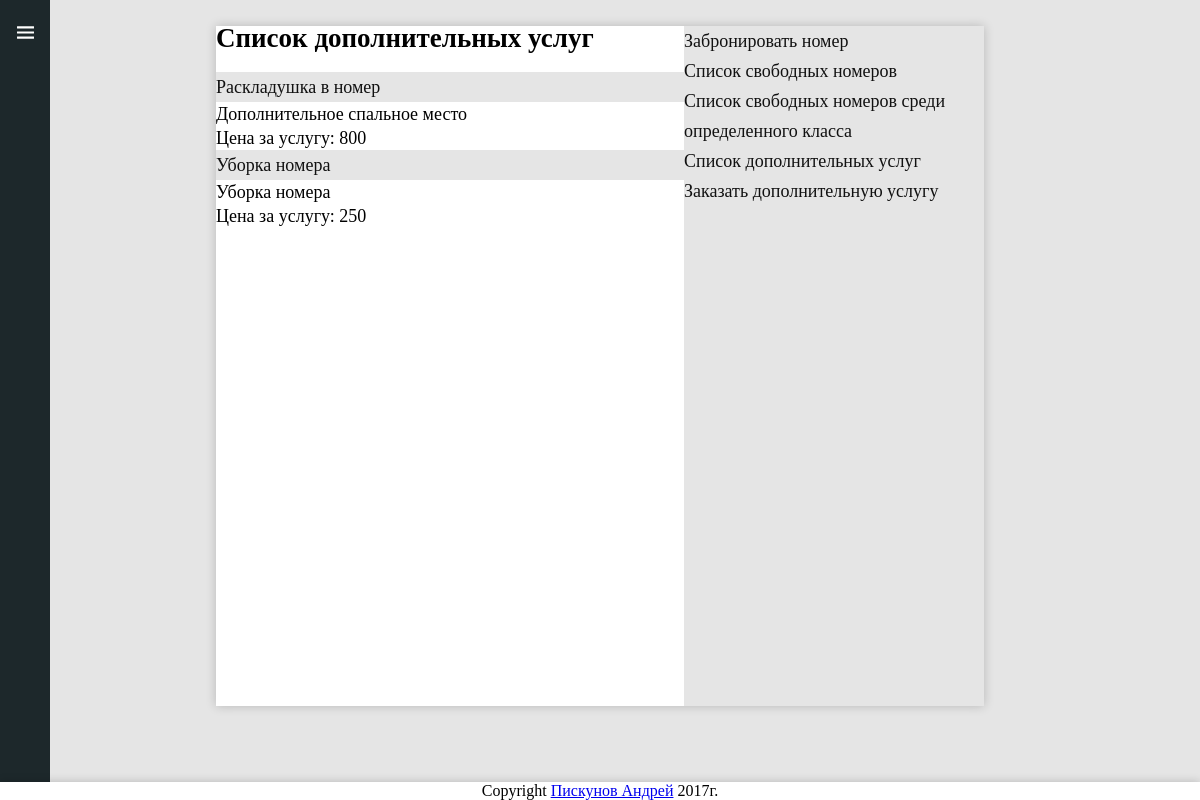
The page /booking/service/list/ on the database as committed earlier.
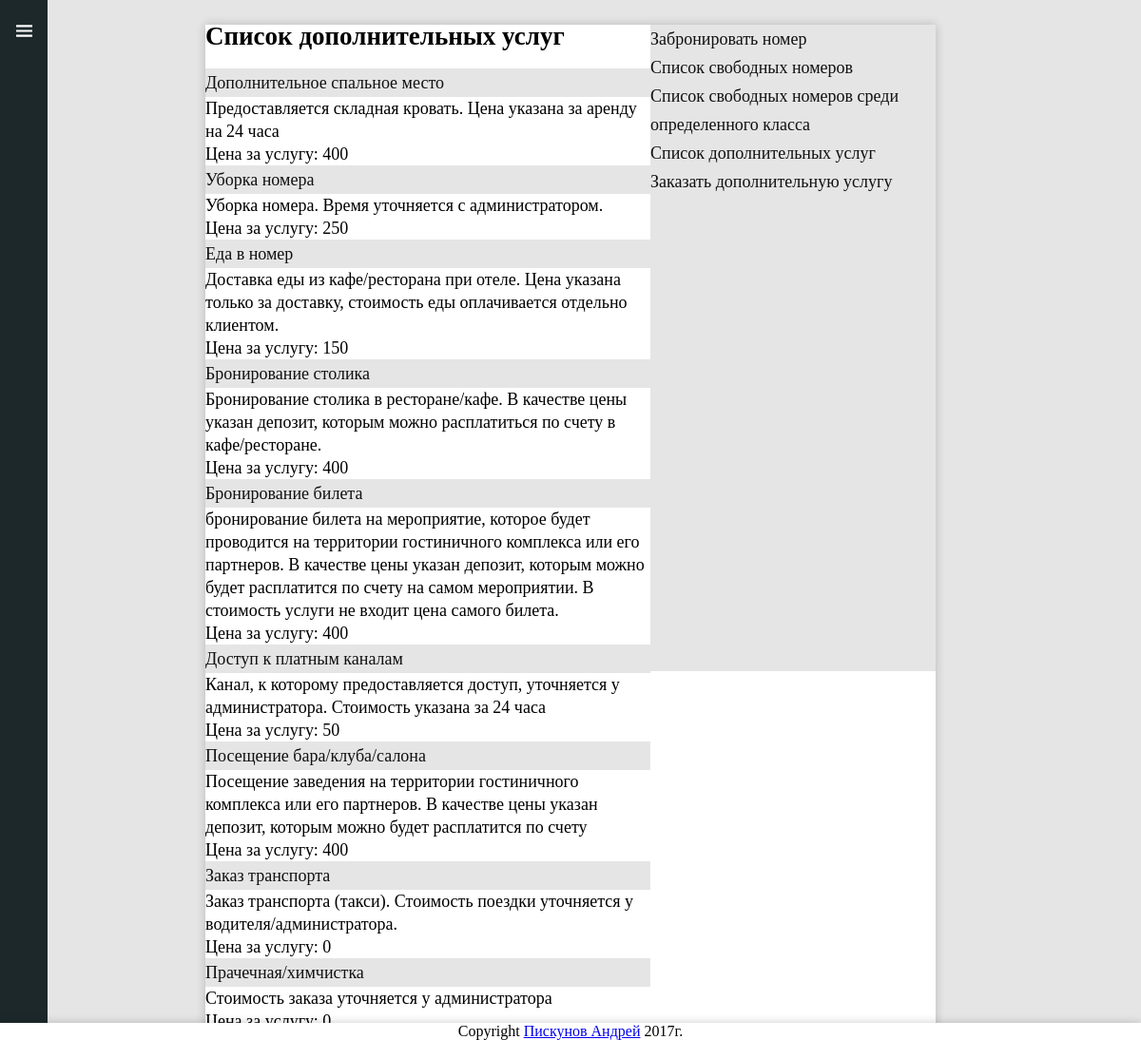
The same page on the database as committed later.
### stuff/models.py (models this page shows, shortened)
class Service (models.Model):
    name = models.CharField(
        'Название услуги',
        max_length=50
        )
    description = models.TextField(
        'Описание услуги'
        )
    apiece = models.SmallIntegerField(
        'Цена за услугу'
        )

### bill/views.py (the view)
def servicelist(request):
    args={}
    services=Service.objects.all()
    args['services']=services
    return render(request,'bill/serviceslist.html',args)

### bill/templates/bill/serviceslist.html
{% extends "bill/booking_base.html" %}
{% block content %}
<h1>Список дополнительных услуг</h1>
{% for serv in services %}
<a href="{% url 'booking:serviceorder' %}">{{ serv.name }}</a>
{{ serv.description }}
<br />Цена за услугу: {{ serv.apiece }}
{% endfor %}
{% endblock %}

### bill/templates/bill/booking_base.html (shortened to what this page needs)
﻿{% extends "base.html" %}
{% block aside %}
<ui>
    <li><a href="{% url 'booking:booking' %}">Забронировать номер</a></li>
    <li><a href="{% url 'booking:freeroom' '2015-12-01' '2016-01-01' %}">Список свободных номеров</a></li>
    <li><a href="{% url 'booking:freeroomws' '2015-12-01' '2016-01-01' 'budget'%}">Список свободных номеров среди определенного класса</a></li>
    <li><a href="{% url 'booking:servicelist' %}">Список дополнительных услуг</a></li>
    <li><a href="{% url 'booking:serviceorder' %}">Заказать дополнительную услугу</a></li>
</ui>
{% endblock %}

### templates/base.html (shortened to what this page needs)
<!DOCTYPE html>
<html>
{% load staticfiles%}
    <head>
		 <link rel="stylesheet" href="{% static 'css/style.css' %}">
	 </head>
	<body>
	 <header>
		 <a class="left_swap" onclick="hide('left-side')"></a>
	 </header>
	 <div class="content">
	     <div class="text">
		     <aside>{% block aside %}Правая колонка{% endblock %}</aside>
			 <article>{% block content %}Левая колонка{% endblock %}</article>
	     </div>
	 </div>
	 <footer class="copyright">
    Copyright <a href="http://vk.com/id67368841">Пискунов Андрей</a> {% now "Y" %}г.
	</footer>
	</body>
</html>

### static/css/style.css (style rules this page uses)
.text h1 { margin-top:0px; margin-left: 0px; }
.text aside { width: 300px; float: right; height:50%; min-height:680px; background:#e5e5e5; }
.text article { margin-right: 300px; margin-top:0px; margin-left: 0px; min-height:480px; }
.text { font-size: 18px; line-height: 24px; }
.content { width: 768px; position: relative; margin: auto; background: #ffffff; min-height: 680px; min-width: 400px; box-shadow: 0 0 10px rgba(0,0,0,0.2); z-index:4; }
.content a { display: block; line-height: 30px; color:#111111; text-decoration: none; background:#e5e5e5; }
.content li { list-style-type: none; }
body { background:#e5e5e5; z-index:3; }
.copyright { position: fixed; left: 0; bottom: 0; background: #ffffff; width:100%; box-shadow: 0 0 10px rgba(0,0,0,0.2); text-align:center; z-index:20; }

Rows that differ between the two databases and show on the page:
changed Service "Дополнительное спальное место": name "Раскладушка в номер" → "Дополнительное спальное место"; description "Дополнительное спальное место" → "Предоставляется складная кровать. Цена указана за аренду на 24 часа"; apiece "800" → "400"
changed Service "Уборка номера": description "Уборка номера" → "Уборка номера. Время уточняется с администратором."
added Service: name "Еда в номер", description "Доставка еды из кафе/ресторана при отеле. Цена указана только за доставку, стоимость еды оплачивается отдельно клиентом.", apiece "150"
added Service: name "Бронирование столика", description "Бронирование столика в ресторане/кафе. В качестве цены указан депозит, которым можно расплатиться по счету в кафе/ресторане.", apiece "400"
added Service: name "Бронирование билета", description "бронирование билета на мероприятие, которое будет проводится на территории гостиничного комплекса или его партнеров. В качестве цены указан депозит, которым можно будет расплатится по счету на самом мероприятии. В стоимость услуги не входит цена самого билета.", apiece "400"
added Service: name "Доступ к платным каналам", description "Канал, к которому предоставляется доступ, уточняется у администратора. Стоимость указана за 24 часа", apiece "50"
added Service: name "Посещение бара/клуба/салона", description "Посещение заведения на территории гостиничного комплекса или его партнеров. В качестве цены указан депозит, которым можно будет расплатится по счету", apiece "400"
added Service: name "Заказ транспорта", description "Заказ транспорта (такси). Стоимость поездки уточняется у водителя/администратора.", apiece "0"
added Service: name "Прачечная/химчистка", description "Стоимость заказа уточняется у администратора", apiece "0"
